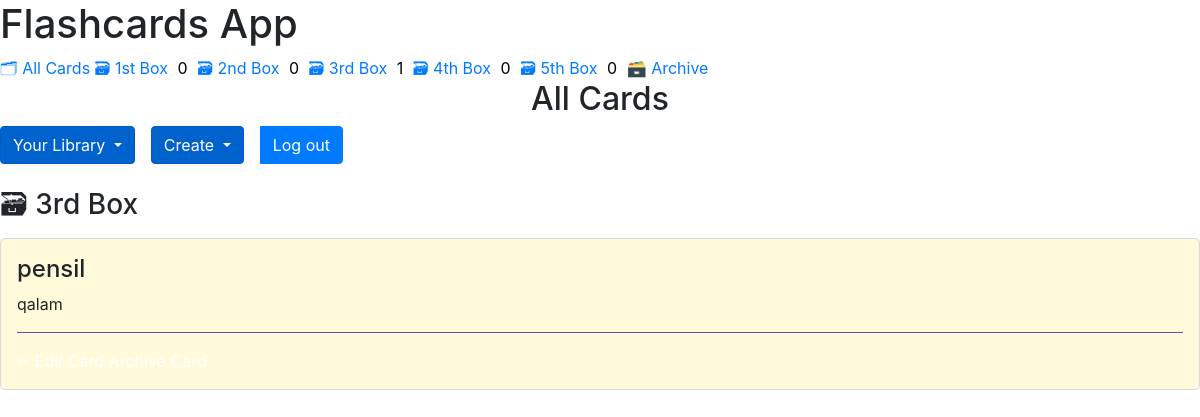
The app's page / (signed in) with its own data.
### cards/models.py (models this page shows, shortened)
class Card(BaseModel):
    question = models.CharField(max_length=1024)
    answer = models.CharField(max_length=1024)
    box = models.IntegerField(
        choices=zip(BOXES, BOXES),
        default=BOXES[0]
    )
    is_archive = models.BooleanField(
        verbose_name='Archive Card',
        default=False
    )
    study_set = models.ForeignKey(StudySet, on_delete=models.CASCADE, related_name='studyset')
    class Meta():
        ordering = ['box']

### cards/views.py (the view)
# urls.py: path('', CardListView.as_view(), name='card-list'),
class CardListView(LoginRequiredMixin, ListView):
    model = Card
    context_object_name = 'card_list'
    def get_context_data(self, **kwargs):
        context = super(CardListView, self).get_context_data()
        context['study_set'] = StudySet.objects.all().filter(author=self.request.user)
        context['folders'] = Folder.objects.all().filter(author=self.request.user)
        return context
    def get_queryset(self):
        user = self.request.user
        queryset = Card.objects.all().filter(
            is_archive=False,
            study_set__author=user,
        ).order_by('box', 'created_at')
        return queryset

### templates/templatetags/cards_tags.py (called while the page is built)
@register.inclusion_tag('cards/box_link.html')
def boxes_as_links(username):
    boxes = []
    for box_num in BOXES:
        card_count = Card.objects.all().filter(
            box=box_num,
            is_archive=False,
            study_set__author__username=username
        ).count()
        boxes.append({
            'number': box_num,
            'card_count': card_count,
        })
    return {'boxes': boxes}

### templates/cards/card_list.html (shortened to what this page needs)
{% extends './base.html' %}
{% load humanize %}
{% block content %}
    <h2>
        All Cards
    </h2>
    <div class="btn-group">
        <div class="dropdown show">
          <a class="btn btn-primary dropdown-toggle" style="margin-right: 1em" role="button"  data-toggle="dropdown" aria-haspopup="true" aria-expanded="false">
            Your Library
          </a>
        </div>
        <div class=" dropdown show">
          <a class="btn btn-primary dropdown-toggle" style="margin-right: 1em" role="button"  data-toggle="dropdown" aria-haspopup="true" aria-expanded="false">
            Create
          </a>
        </div>
        <br>
        {% if user.is_authenticated %}
            <a class="float-left btn btn-primary " href="{% url 'logout' %}" role="button">Log out</a>
        {% else %}
            <a class="btn btn-primary" href="{% url 'login' %}" role="button">Sign up/Sign in</a>
        {% endif %}
    </div>
    <br><br>
    {% for card in card_list %}
        {% ifchanged %}
            <h3>🗃 {{ card.box|ordinal }} Box</h3>
        {% endifchanged %}
        {% include './card.html' %}
    {% endfor %}
{% endblock %}

### templates/cards/card.html (shortened to what this page needs)
<article>
    <h4>{{ card.question }}</h4>
    {% if not check_card %}
        <p>{{ card.answer }}</p>
        <hr>
        <a href="{% url 'card-update' card.id %}" role="button">✏ Edit Card</a>
        <a href="{% url 'change-status' card.id %}" role="button">Archive Card</a>
    {% endif %}
</article>

### static/main.css (style rules this page uses)
:root { --accent: #6e48ad; --accent-bg: white; --bg: #fff; --text: #212121; --text-light: #585858; --border: #d8dae1; --code: #d81b60; --preformatted: #444; }
article { border: 1px solid var(--border); border-radius: 5px; padding: 1em; margin: 1em 0; background: #fffad9; }
h2 { text-align: center; }
h2, h4 { margin-top: 0; }
hr { background: var(--accent); border-color: var(--accent); }
button, a[role="button"] { color: white; text-decoration: none; }

### records on screen
Card: box|ordinal "3rd", question "pensil", answer "qalam"

### other values on screen
{{ box.number | ordinal }} "1st" "2nd" "3rd" "4th" "5th"
{{ box.card_count }} "0" "0" "1" "0" "0"
